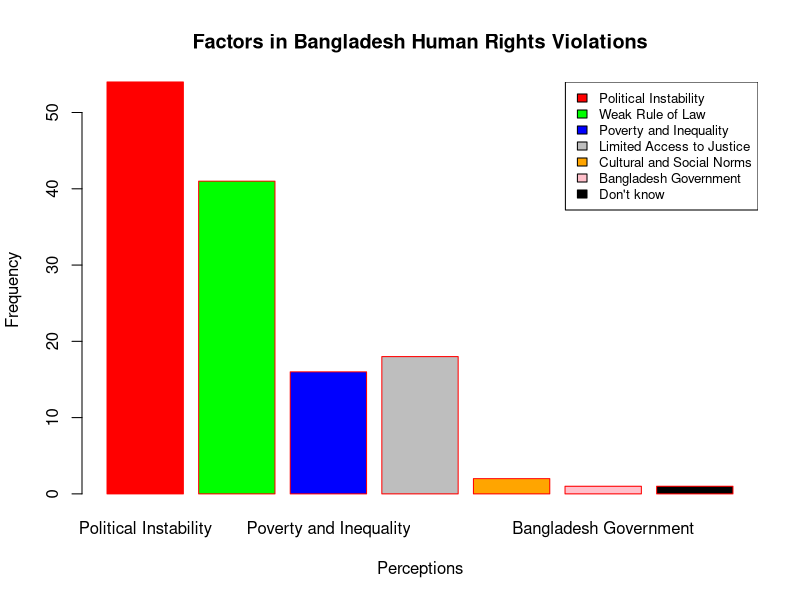

This figure's R source:
h <- c(54, 41, 16, 18, 2, 1, 1)
m <- c("Political Instability", "Weak Rule of Law", "Poverty and Inequality", "Limited Access to Justice", 
       "Cultural and Social Norms", "Bangladesh Government", "Don't know")

barplot(h, xlab = "Perceptions", ylab = "Frequency", main = "Factors in Bangladesh Human Rights Violations",
        names.arg = m, border = "red", col = c('red', 'green', 'blue', 'gray', 'orange', 'pink', 'black'))
legend("topright", legend = m, cex = 0.8, fill = c('red', 'green', 'blue', 'gray', 'orange', 'pink', 'black'))
